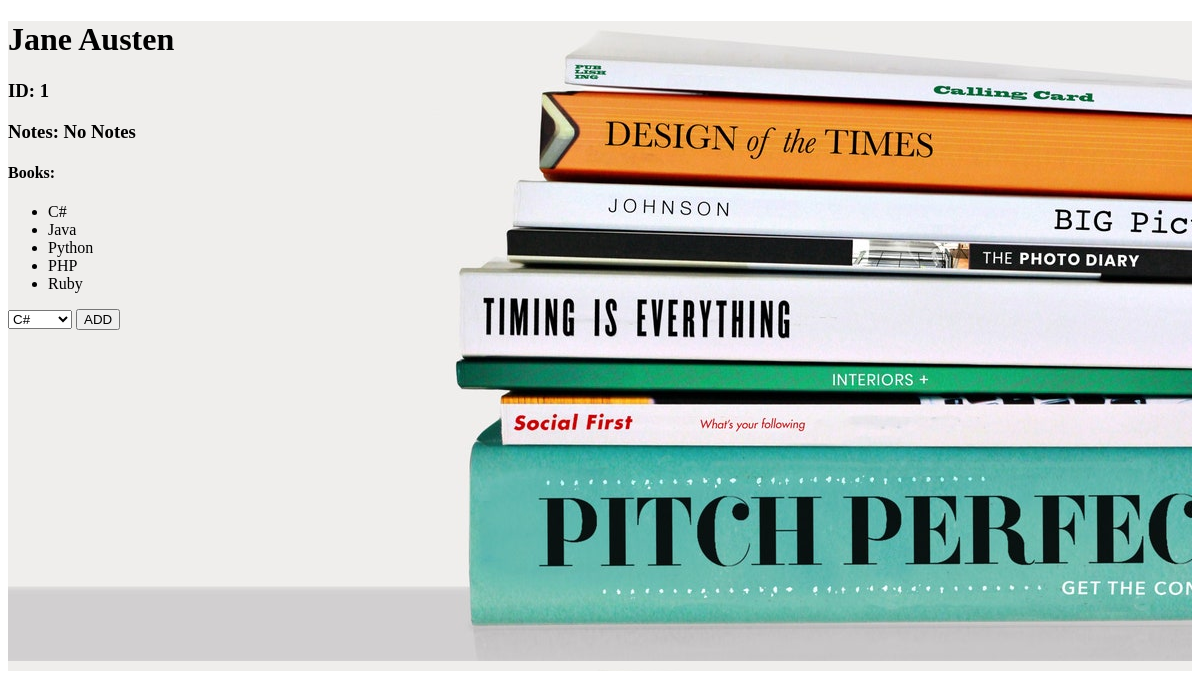
Screenshot of /authors/1 with the database file from the repository.
### books_authors_app/models.py (models this page shows)
class Author(models.Model):
    first_name = models.CharField(max_length=255)
    last_name = models.CharField(max_length=255)
    books = models.ManyToManyField(Book, related_name="author")
    created_at = models.DateTimeField(auto_now_add=True)
    updated_at = models.DateTimeField(auto_now=True)
    notes = models.TextField(default="No Notes")

class Book(models.Model):
    title = models.CharField(max_length=255)
    desc = models.TextField()
    created_at = models.DateTimeField(auto_now_add=True)
    updated_at = models.DateTimeField(auto_now=True)

### books_authors_app/views.py (the view)
# urls.py: path('authors/<num>', views.author_page),
def author_page(request, num):
    context = {
        "author": Author.objects.get(id=num),
        "books":  Book.objects.filter(author=num),
        "all_books": Book.objects.all()
    }
    return render(request,"author_page.html", context)

### books_authors_app/templates/author_page.html (shortened to what this page needs)
<!DOCTYPE html>
<html lang="en">
<head>
    {% load static %}
    <link rel="stylesheet" href="{% static '/style.css' %}">
</head>
<body>
    <div class="container_a">
        <h1>{{ author.first_name }} {{ author.last_name }}</h1>
        <h3>ID: {{ author.id }}</h3>
        <h3>Notes: {{ author.notes }}</h3>
        <h4>Books:</h4>
        <ul>
            {% for book in books %}
            <li>
                {{ book.title }}
            </li>
            {% endfor %}
        </ul>
        <form action ="{{author.id}}/add_book_to_author" method="POST">
            <select name="bookdropdown">
                {% for book in all_books %}
                <option value="{{ book.id }}">{{ book.title }}</option>
                {% endfor %}
            </select>
            <input type="submit" value="ADD">
        </form>
    </div>
</body>
</html>

### books_authors_app/static/style.css (style rules this page uses)
.book_container, .container_a { width:auto; height: 650px; background-image: url('/static/br.jpg'); }

### rows the page displays
Author: first_name "Jane", last_name "Austen", id "1", notes "No Notes"
Book: title "C#"
Book: title "Java"
Book: title "Python"
Book: title "PHP"
Book: title "Ruby"

### other values shown
form field bookdropdown "C#"
